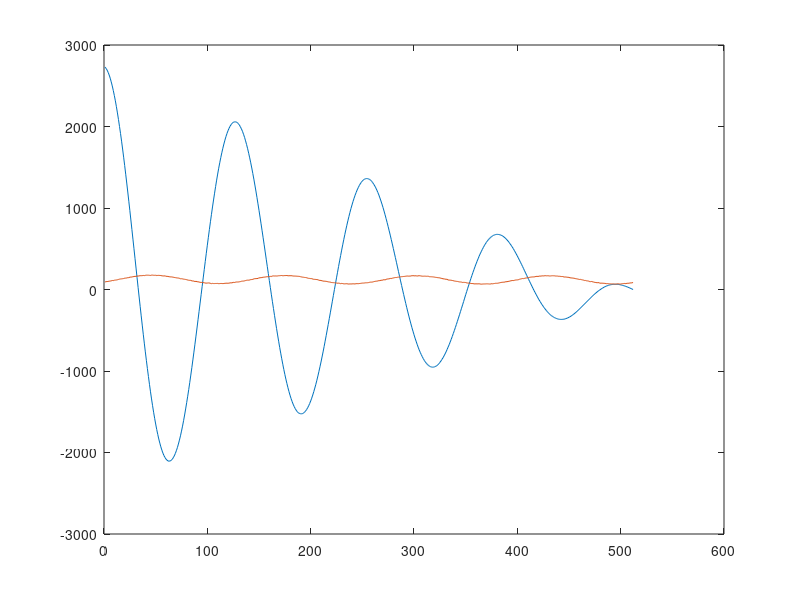

The MATLAB source for this figure:
y = [92, 96, 98, 98, 103, 103, 106, 111, 109, 114, 116, 116, 120, 123, 127, 130, 130, 133, 134, 140, 139, 142, 146, 144, 152, 152, 154, 157, 159, 162, 161, 164, 166, 166, 170, 169, 170, 173, 170, 173, 177, 175, 176, 174, 172, 177, 177, 174, 174, 176, 171, 173, 174, 172, 172, 168, 166, 167, 167, 163, 161, 161, 156, 156, 154, 154, 151, 148, 145, 145, 140, 142, 137, 130, 133, 131, 126, 126, 123, 121, 115, 114, 112, 113, 105, 105, 103, 97, 101, 96, 94, 93, 88, 87, 87, 87, 80, 82, 76, 81, 79, 82, 74, 71, 76, 73, 73, 74, 74, 75, 71, 73, 74, 74, 72, 74, 76, 77, 78, 76, 79, 80, 83, 81, 89, 86, 88, 92, 93, 91, 95, 97, 101, 104, 102, 107, 110, 113, 116, 113, 118, 122, 122, 124, 132, 131, 135, 133, 137, 143, 143, 146, 146, 152, 151, 153, 155, 158, 156, 158, 162, 159, 166, 168, 164, 168, 164, 167, 169, 169, 171, 172, 168, 170, 171, 171, 172, 168, 169, 169, 169, 169, 165, 165, 165, 164, 163, 162, 161, 157, 156, 151, 151, 148, 147, 146, 139, 137, 136, 134, 134, 127, 125, 125, 123, 122, 120, 113, 112, 111, 107, 104, 102, 102, 100, 98, 94, 92, 91, 86, 85, 84, 83, 80, 81, 75, 80, 75, 70, 75, 73, 69, 69, 71, 71, 67, 68, 67, 70, 66, 72, 67, 69, 71, 73, 70, 73, 75, 76, 79, 79, 79, 83, 82, 83, 85, 88, 92, 89, 93, 96, 99, 102, 102, 106, 109, 108, 114, 113, 117, 121, 117, 123, 130, 129, 131, 137, 134, 139, 141, 145, 147, 147, 150, 152, 154, 155, 158, 158, 160, 161, 163, 166, 164, 165, 163, 168, 168, 170, 168, 167, 169, 165, 166, 171, 166, 167, 163, 163, 164, 164, 162, 163, 163, 156, 157, 156, 155, 154, 151, 149, 148, 145, 144, 143, 137, 137, 131, 131, 127, 126, 125, 118, 115, 115, 114, 110, 110, 103, 103, 100, 99, 97, 92, 93, 91, 86, 88, 87, 86, 81, 79, 79, 78, 74, 73, 73, 69, 69, 70, 69, 69, 70, 69, 65, 66, 68, 68, 68, 69, 70, 68, 68, 66, 73, 68, 73, 74, 77, 76, 77, 80, 83, 86, 88, 90, 89, 93, 96, 95, 100, 100, 105, 107, 111, 109, 112, 115, 118, 117, 120, 126, 128, 132, 135, 133, 136, 142, 140, 147, 145, 150, 152, 154, 154, 154, 157, 160, 162, 160, 163, 166, 164, 167, 168, 166, 171, 167, 168, 170, 165, 166, 168, 169, 168, 169, 164, 166, 165, 161, 164, 159, 159, 159, 153, 154, 153, 151, 150, 149, 143, 143, 141, 140, 138, 134, 132, 130, 127, 123, 125, 121, 118, 116, 110, 111, 106, 106, 103, 97, 96, 99, 93, 92, 86, 87, 82, 85, 83, 77, 78, 78, 77, 76, 75, 71, 72, 72, 68, 70, 68, 69, 69, 66, 67, 67, 71, 70, 66, 67, 71, 71, 73, 75, 71, 76, 77, 76, 82, 79, 83, 85];

x = 1:1:length(y);

function retval = acorsum (y)
  asum = 1:1:length(y);
  i = 1.0;
  while i <= length(y)
    k = 1.0;
    s = 0;
    while k <= (length(y) - i)
      s = s + (y(k)-128)*(y(k+i)-128)/256;
      k = k + 1;
    endwhile;
    asum(i) = s;
    
    i = i + 1;
  endwhile;
 
  retval = asum;
endfunction

result = acorsum(y);

plot (x, result(x), y(x));

